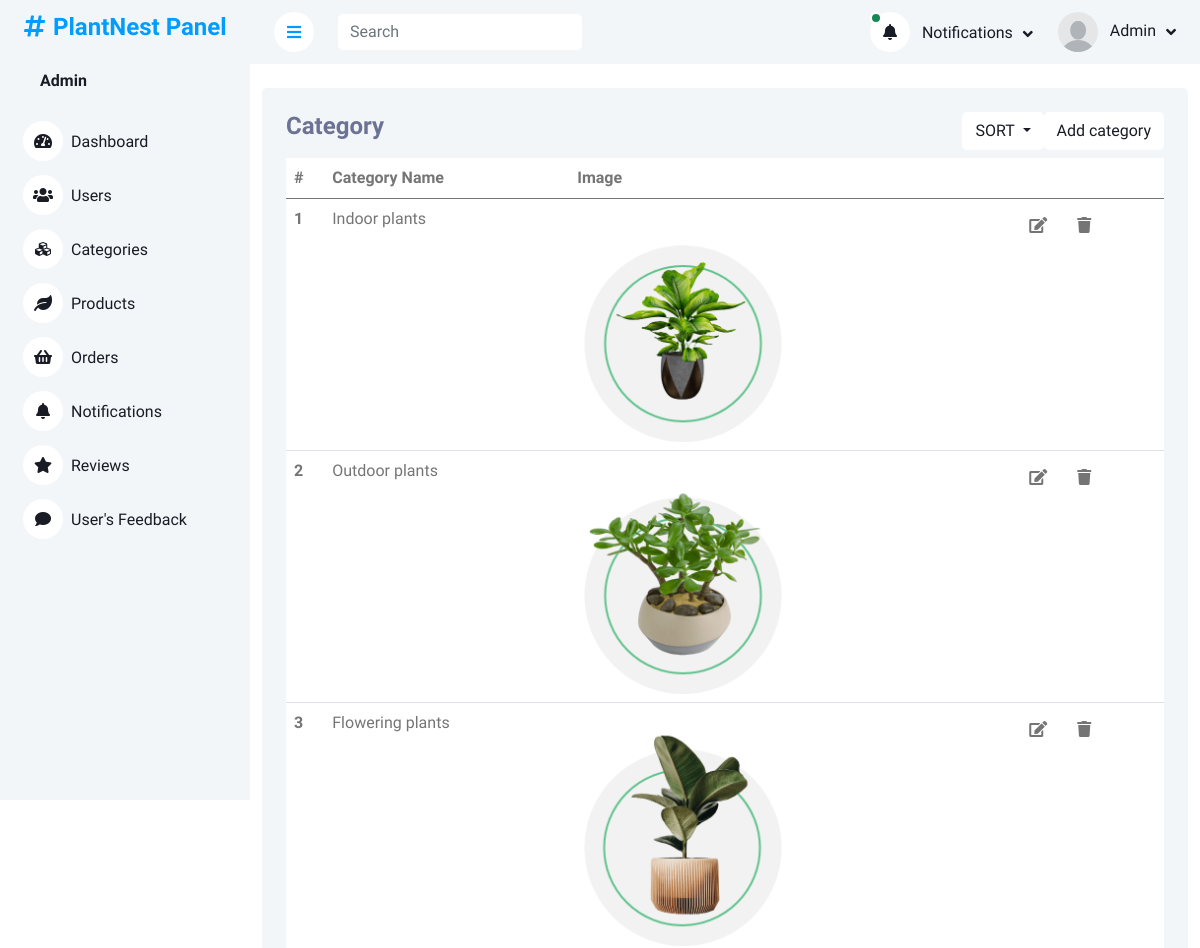
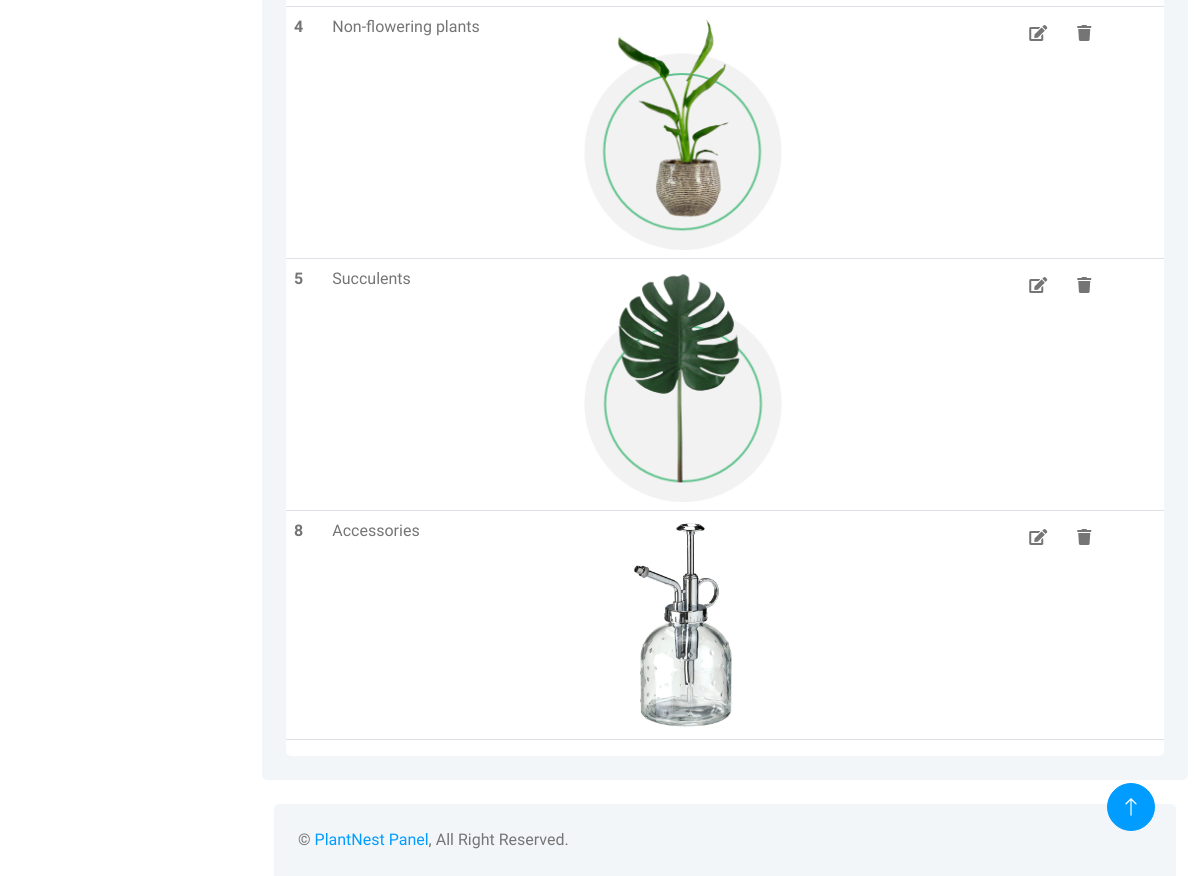
Screenshot of /plantnest/adminPanel/category.php (signed in) with the database file from the repository (2 pictures, top to bottom).
### tables this page shows
CREATE TABLE `categories` (
  `categoryID` int(11) NOT NULL,
  `categoryName` varchar(225) DEFAULT NULL,
  `categoryImage` varchar(225) DEFAULT NULL
);

### plantnest/adminPanel/category.php (the view, shortened to what this page needs)
<?php
include_once('header_admin.php');
?>
<div class="container pt-4">
    <div class="bg-light rounded p-4">
        <div class="row">
            <div class="col-12">
                <div class="bg-white rounded h-100 ">
                    <div class="d-flex bg-light justify-content-between">
                        <h4>Category</h4>
                        <div class="d-flex">
                            <form method="post">
                                <div class="dropdown d-flex align-self-center">
                                    <button class="btn text-dark  bg-white mb-2 dropdown-toggle" type="button"
                                        id="dropdownMenuButton1" data-bs-toggle="dropdown" aria-expanded="false">
                                        SORT
                                    </button>
                                </div>
                            </form>
                        <div>
                            <button type="button" class="btn text-dark  bg-white mb-2 insert" data-bs-toggle="modal"
                                data-bs-target="#insert-category-modal">Add category
                            </button>
                        </div>
                        </div>
                    </div>
                    <div class="table-responsive bg- ">
                        <table class="table">
                            <thead>
                                <tr>
                                    <th scope="col">#</th>
                                    <th scope="col">Category Name</th>
                                    <th scope="col">Image</th>
                                    <th scope="col"> </th>
                                </tr>
                            </thead>
                            <tbody>
                                <?php
     if(isset($_POST['sort-category-by-name'])){
        $query = $pdo->query("SELECT * FROM categories ORDER BY categoryName");
        $result = $query->fetchAll(PDO::FETCH_ASSOC);
        }else{
                          $query = $pdo->query("SELECT * FROM categories");
                        $result = $query->fetchAll(PDO::FETCH_ASSOC);
     }
                        foreach($result as $row){
                        ?>
                                <tr class="tr-row">
                                    <th scope="row">
                                        <?php echo $row['categoryID'] ?>
                                    </th>
                                    <td>
                                        <?php echo $row['categoryName'] ?>
                                    </td>
                                    <td style="width: 50%;">
                                        <img src="images/category/<?php echo $row['categoryImage'] ?>" width="50%"
                                            alt="">
                                    </td>
                                    <td class="">
                                        <button class="btn btn-white edit-btn " data-bs-toggle="modal"
                                            data-bs-target="#update-category-modal<?php echo $row['categoryID']  ?>">
                                            <i class="fa fa-edit"></i>
                                        </button>
                                        <button class="btn btn-white" data-bs-toggle="modal"
                                            data-bs-target="#delete-category-modal<?php echo $row['categoryID']  ?>">
                                            <i class="fa fa-trash"></i>
                                        </button>
                                    </td>
                                </tr>
                                <?php
                        };
                                       ?>
                            </tbody>
                        </table>
                    </div>
                </div>
            </div>
        </div>
    </div>
</div>
<?php
include('footer.php');
?>

### plantnest/adminPanel/header_admin.php (shortened to what this page needs)
<?php
include("php/query.php");
?>
<!DOCTYPE html>
<html lang="en">
<head>
    <link href="https://cdnjs.cloudflare.com/ajax/libs/font-awesome/5.10.0/css/all.min.css" rel="stylesheet">
    <link href="https://cdn.jsdelivr.net/npm/bootstrap-icons@1.4.1/font/bootstrap-icons.css" rel="stylesheet">
    <link href="lib/owlcarousel/assets/owl.carousel.min.css" rel="stylesheet">
    <link href="lib/tempusdominus/css/tempusdominus-bootstrap-4.min.css" rel="stylesheet" />
    <link href="css/bootstrap.min.css" rel="stylesheet">
    <link href="css/style.css" rel="stylesheet">
</head>
<body>
    <div class="container-xxl position-relative bg-white d-flex p-0">
        <div class="sidebar pe-4 pb-3">
            <nav class="navbar bg-light navbar-light">
                <a href="index.php" class="navbar-brand mx-4 mb-3">
                    <div>
                    <h4 class="text-primary"><i class="fa fa-hashtag me-2"></i>PlantNest Panel</h4>
                    </div>
                </a>
                <div class="d-flex align-items-center ms-4 mb-4">
                    <div class="ms-3">
                    <?php
                                 if(isset($_SESSION['Admin'])){
                                    $admin = $_SESSION['Admin'];
                                  $query = $pdo->prepare("SELECT * FROM admins WHERE adminID = :iD ");
                                  $query->bindParam(':iD',  $admin);
                                  $query->execute();
                                  $result = $query->fetch(PDO::FETCH_ASSOC);
                        ?>
                         <h6 class="mb-0">
                             <span><?php echo ucfirst($result['adminName'])?></span>
                            </h6>
</span>    <?php
                    }
                        ?>
                    </div>
                </div>
                <div class="navbar-nav w-100">
                    <li id="dashboard">
                <a   href="index.php"  class="nav-item nav-link "><i class="fa fa-tachometer-alt me-2"></i>Dashboard</a>
                </li>
                    <a href="users.php" id ="users" class="nav-item nav-link "><i class="fa fa-users me-2"></i>Users</a>
                    <a href="category.php" id="categories" class="nav-item nav-link"><i class="fa fa-cubes me-2"></i>Categories</a>
                    <a href="products.php" id="products" class="nav-item nav-link"><i class="fa fa-leaf me-2"></i>Products</a>
                    <a href="orders.php" id="orders" class="nav-item nav-link"><i class="fa fa-shopping-basket me-2"></i>Orders</a>
                    <a href="notifications.php" id="notifications" class="nav-item nav-link"><i class="fa fa-bell me-2"></i>Notifications</a>
                    <a href="reviews.php" id= "reviews" class="nav-item nav-link"><i class="fa fa-star me-2"></i>Reviews</a>
                    <a href="feedback.php" id="feedback" class="nav-item nav-link"><i class="fa fa-comment me-2"></i>User's Feedback</a>
                </div>
            </nav>
        </div>
        <div class="content">
            <nav class="navbar navbar-expand bg-light navbar-light sticky-top px-4 py-0">
                <a href="#" class="sidebar-toggler flex-shrink-0">
                    <i class="fa fa-bars"></i>
                </a>
                <form class=" d-none d-md-flex ms-4">
                    <input id="taskFilter" name="search-query" class="taskFilter form-control border-0" type="search"
                        placeholder="Search">
                </form>
                <div class="navbar-nav align-items-center ms-auto">
                    <div class="nav-item dropdown">
                        <?php
                            $query = $pdo->query("SELECT * from final_order  INNER JOIN  users on
                            final_order.user_id = users.userID    where orderStatus	 = 'pending'  LIMIT 2");
                        $result = $query->fetchAll(PDO::FETCH_ASSOC);
                        if (empty($result)) {
                            ?>
                            <a href="#" class="nav-link dropdown-toggle " data-bs-toggle="dropdown">
                                <i class="fa fa-bell me-lg-2">
                                </i>
                                <span class="d-none d-lg-inline-flex">Notifications</span>
                            </a>
                            <?php
                        } else {
                            ?>
                            <a href="#" class="nav-link dropdown-toggle " data-bs-toggle="dropdown">
                                <i class="fa fa-bell me-lg-2 position-relative">
                                    <div
                                        class="bg-success rounded-circle border border-2 border-white position-absolute top-0 start-0 p-1">
                                    </div>
                                </i>
                                <span class="d-none d-lg-inline-flex">Notifications</span>
                            </a>
                            <?php
                        } ?>
                    </div>
                    <div class="nav-item dropdown">
                        <a href="#" class="nav-link dropdown-toggle" data-bs-toggle="dropdown">
                        <?php
                                 if(isset($_SESSION['Admin'])){
                                    $admin = $_SESSION['Admin'];
                                  $query = $pdo->prepare("SELECT * FROM admins WHERE adminID = :iD ");
                                  $query->bindParam(':iD', $admin);
                                  $query->execute();
                                  $result = $query->fetch(PDO::FETCH_ASSOC);
                              if($result['adminImage']){
                        ?>
                        <img class="rounded-circle me-lg-2" src="img/<?php echo $result['adminImage'] ?>" alt="" style="width: 40px; height: 40px;">
                            <?php
                              }else if(empty($result['adminImage'])){
                                ?>
                        <img class="rounded-circle me-lg-2" src="img/user.jpg" alt="" style="width: 40px; height: 40px;">
                                <?php
                              }
                            ?>
                                <span class="d-none d-lg-inline-flex">
                                    <?php echo ucfirst($result['adminName']) ?>
                                </span>
                                <?php
                        }
                            ?>
                        </a>
                    </div>
                </div>
            </nav>

### plantnest/adminPanel/css/style.css (style rules this page uses)
:root { --primary: #009CFF; --light: #F3F6F9; --dark: #191C24; }
.btn { transition: .5s; }
.sidebar { position: fixed; top: 0; left: 0; bottom: 0; width: 250px; height: 100vh; overflow-y: auto; background: var(--light); transition: 0.5s; z-index: 999; }
.content { margin-left: 250px; min-height: 100vh; background: #FFFFFF; transition: 0.5s; }
@media (min-width: 992px) { .sidebar { margin-left: 0; } }
@media (min-width: 992px) { .content { width: calc(100% - 250px); } }
.sidebar .navbar .navbar-nav .nav-link { padding: 7px 20px; color: var(--dark); font-weight: 500; border-left: 3px solid var(--light); border-radius: 0 30px 30px 0; outline: none; }
.sidebar .navbar .navbar-nav .nav-link i { width: 40px; height: 40px; display: inline-flex; align-items: center; justify-content: center; background: #FFFFFF; border-radius: 40px; }
.content .navbar .navbar-nav .nav-link { margin-left: 25px; padding: 12px 0; color: var(--dark); outline: none; }
.content .navbar .sidebar-toggler, .content .navbar .navbar-nav .nav-link i { width: 40px; height: 40px; display: inline-flex; align-items: center; justify-content: center; background: #FFFFFF; border-radius: 40px; }
.content .navbar .dropdown-toggle::after { margin-left: 6px; vertical-align: middle; border: none; content: "\f107"; font-family: "Font Awesome 5 Free"; font-weight: 900; transition: .5s; }

### plantnest/adminPanel/header_admin.php (style rules this page uses)
h4 { color: #6C7293; }

### rows the page displays
categories: categoryID "1", categoryName "Indoor plants", categoryImage (picture)
categories: categoryID "2", categoryName "Outdoor plants", categoryImage (picture)
categories: categoryID "3", categoryName "Flowering plants", categoryImage (picture)
categories: categoryID "4", categoryName "Non-flowering plants", categoryImage (picture)
categories: categoryID "5", categoryName "Succulents", categoryImage (picture)
categories: categoryID "8", categoryName "Accessories", categoryImage (picture)

### other values shown
$result['adminName'] "Admin"
